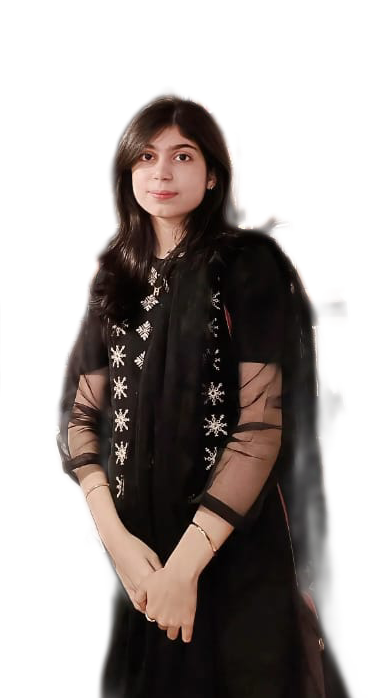
#> input picture haram-portfolio/public/Haram-original.png, 372 x 698 px
$ python crop_image.py
#> lines starting #> are read from the running program, lines starting #| are printed output that depends on the picture
"""
Crop portrait to focus on face and upper body
Maintains original quality by using lossless PNG
"""

from PIL import Image
import os
from pathlib import Path

def crop_portrait_tight():
    """Crop image to focus on face and shoulders"""

    project_root = Path(__file__).parent
    input_path = project_root / 'public' / 'Haram-original.png'
    output_path = project_root / 'public' / 'Haram.png'

    if not input_path.exists():
        print(f"❌ Error: Backup image not found at {input_path}")
        return

    print("📷 Loading image...")
    img = Image.open(input_path)
#> img is the input picture: PIL image 372x698 RGBA; mean R, G, B, A 30.5, 22.8, 19.8, 116.2
    print(f"   Original size: {img.width}x{img.height}")
#|    Original size: 372x698

    width, height = img.size
#> width = 372; height = 698

    # Crop to focus on face and upper body
    # Center the crop horizontally, focus on top 70% vertically (removing bottom 12%)
    left = int(width * 0.1)      # 10% from left
#> left = 37
    right = int(width * 0.9)     # 10% from right
#> right = 334
    top = 0                        # Start from top
    bottom = int(height * 0.68)   # Crop bottom 32% (includes original 20% + additional 12%)
#> bottom = 474

    print(f"✂️  Cropping to: left={left}, top={top}, right={right}, bottom={bottom}")
#| ✂️  Cropping to: left=37, top=0, right=334, bottom=474

    cropped = img.crop((left, top, right, bottom))
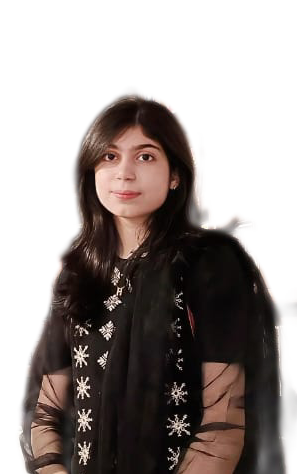
#> cropped: PIL image 297x474 RGBA; mean R, G, B, A 34.1, 24.8, 21.6, 126; transparent parts drawn white
    print(f"   Cropped size: {cropped.width}x{cropped.height}")
#|    Cropped size: 297x474

    # Save optimized PNG (lossless)
    print("💾 Saving optimized image...")
    cropped.save(output_path, 'PNG', optimize=True)

    file_size_kb = os.path.getsize(output_path) / 1024
    print(f"✅ Done! File size: {file_size_kb:.1f} KB")
    print(f"📍 Saved to: {output_path}")

if __name__ == '__main__':
    crop_portrait_tight()
